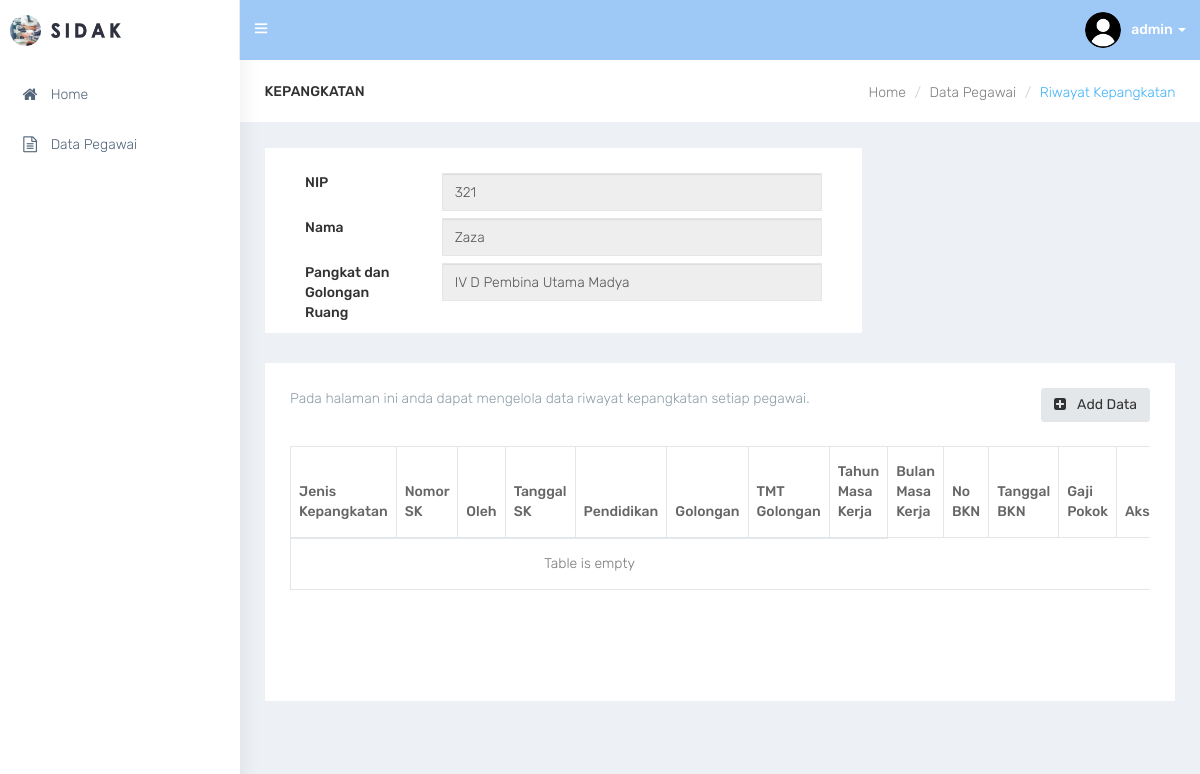
Before: /kepangkatan/3 (signed in) with the older database file.
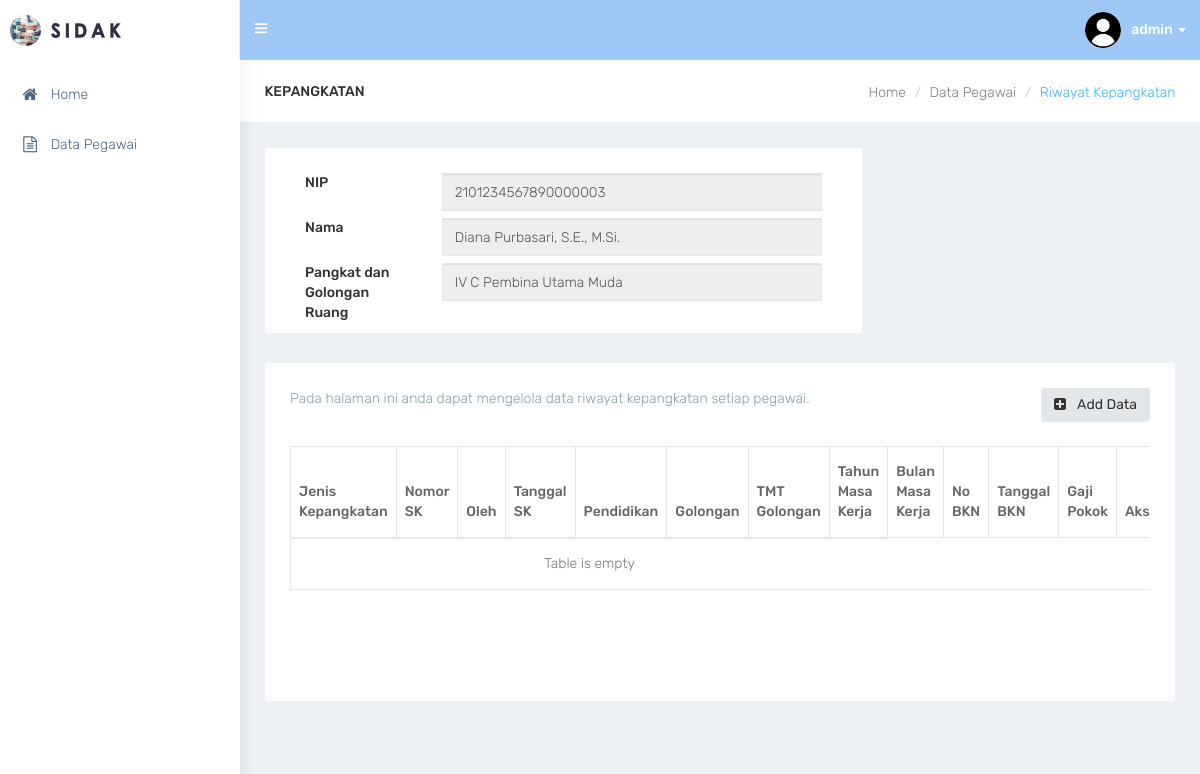
After: the same page with the newer database file.
### tables this page shows
CREATE TABLE `user` (
  `us_id` int(11) NOT NULL,
  `ac_id` int(11) NOT NULL,
  `us_username` varchar(30) NOT NULL,
  `us_password` varchar(100) NOT NULL,
  `us_photo` varchar(100) NOT NULL,
  `us_email` varchar(30) NOT NULL
);

CREATE TABLE `pegawai` (
  `pe_id` int(11) NOT NULL,
  `pe_nama` varchar(255) NOT NULL,
  `pe_nip` varchar(30) NOT NULL,
  `pa_id` int(11) NOT NULL,
  `pe_tempat_lahir` varchar(100) NOT NULL,
  `pe_tanggal_lahir` date NOT NULL,
  `pe_jenis_kelamin` varchar(20) NOT NULL,
  `ag_id` int(11) NOT NULL,
  `st_id` int(11) NOT NULL,
  `pe_no_hp` varchar(15) NOT NULL,
  `pe_email` varchar(100) NOT NULL,
  `pe_no_bpjs` varchar(30) NOT NULL,
  `pr_id` char(2) NOT NULL,
  `kb_id` char(4) NOT NULL,
  `kc_id` char(7) NOT NULL,
  `kl_id` char(10) NOT NULL,
  `pe_alamat` varchar(255) NOT NULL,
  `pe_hobi` varchar(100) NOT NULL
);

CREATE TABLE `pangkat` (
  `pa_id` int(11) NOT NULL,
  `pa_keterangan` varchar(100) NOT NULL
);

### kepangkatan.php (the view, shortened to what this page needs)
<div id="page-wrapper">
    <div class="container-fluid">
        <div class="row bg-title">
            <div class="col-lg-3 col-md-4 col-sm-4 col-xs-12">
                <h4 class="page-title">Kepangkatan</h4>
            </div>
            <div class="col-lg-9 col-sm-8 col-md-8 col-xs-12">
                <ol class="breadcrumb">
                    <li><a href="index">Home</a></li>
                    <li><a href="data">Data Pegawai</a></li>
                    <li class="active">Riwayat Kepangkatan</li>
                </ol>
            </div>
        </div>
        <div class="row">
            <div class="col-sm-12">
                <?php
                    require_once(__DIR__.'/lib/config.php');
                    if (isset($_GET['id'])) {
                        $id = $_GET['id'];
                        $peg_sql = "SELECT * FROM pegawai JOIN pangkat USING(pa_id) WHERE pe_id='$id'";
                        $peg_query = $conn->query($peg_sql);
                        $peg = $peg_query->fetch(PDO::FETCH_OBJ);
                    }
                ?>
            </div>
        </div>
        <div class="row">
            <div class="col-sm-8">
                <div class="white-box">
                    <form>
                        <div class="form-group">
                            <label class="col-sm-3">NIP</label>
                            <div class="col-sm-9"><input type="text" name="nip" class="form-control" value="<?php echo $peg->pe_nip; ?>" disabled></div>
                            <br>
                        </div>
                        <div class="form-group">
                            <label class="col-sm-3">Nama</label>
                            <div class="col-sm-9"><input type="text" name="nama" class="form-control" value="<?php echo $peg->pe_nama; ?>" disabled></div>
                            <br>
                        </div>
                        <div class="form-group">
                            <label class="col-sm-3">Pangkat dan Golongan Ruang</label>
                            <div class="col-sm-9"><input type="text" name="pangkat" class="form-control" value="<?php echo $peg->pa_keterangan; ?>" disabled></div>
                            <br>
                        </div>
                    </form>
                </div>
            </div>
        </div>
        <div class="row">
            <div class="col-sm-12">
                <div class="white-box">
                    <a href="kepangkatan-add/<?php echo $id ?>" class="btn btn-default pull-right m-l-20 hidden-xs hidden-sm waves-effect waves-light"><i class="fa fa-plus-square fa-fw" aria-hidden="true"></i> Add Data</a>
                    <p class="text-muted">Pada halaman ini anda dapat mengelola data riwayat kepangkatan setiap pegawai.</p><br>
                    <div class="table-responsive">
                        <table class="table table-bordered" id="table_id">
                            <thead>
                                <tr>
                                    <th>Jenis Kepangkatan</th>
                                    <th>Nomor SK</th>
                                    <th>Oleh</th>
                                    <th>Tanggal SK</th>
                                    <th>Pendidikan</th>
                                    <th>Golongan</th>
                                    <th>TMT Golongan</th>
                                    <th>Tahun Masa Kerja</th>
                                    <th>Bulan Masa Kerja</th>
                                    <th>No BKN</th>
                                    <th>Tanggal BKN</th>
                                    <th>Gaji Pokok</th>
                                    <th>Aksi</th>
                                </tr>
                            </thead>
                            <tbody>
                                <?php
                                    $sql = "SELECT * FROM kepangkatan JOIN jenis_kepangkatan USING(jp_id) JOIN tingkat_pendidikan USING(tp_id) JOIN pangkat USING(pa_id) WHERE pe_id='$id'";
                                    $query = $conn->query($sql);
                                    $check = $query->rowCount();
                                    if ($check >= 1) {
                                        while($data = $query->fetch(PDO::FETCH_OBJ)){
                                            echo '
                                            <tr>
                                            <td>'.$data->jp_keterangan.'</td>
                                            <td>'.$data->kp_no_sk.'</td>
                                            <td>'.$data->kp_oleh.'</td>
                                            <td>'.date("d/m/Y", strtotime($data->kp_tanggal_sk)).'</td>
                                            <td>'.$data->tp_jenjang.'</td>
                                            <td>'.$data->pa_keterangan.'</td>
                                            <td>'.date("d/m/Y", strtotime($data->kp_tmt_golongan)).'</td>
                                            <td>'.$data->kp_tahun_masa_kerja.' tahun</td>
                                            <td>'.$data->kp_bulan_masa_kerja.' bulan</td>
                                            <td>'.$data->kp_no_bkn.'</td>
                                            <td>'.date("d/m/Y", strtotime($data->kp_tanggal_bkn)).'</td>
                                            <td>'.$data->kp_gaji.'</td>
                                            <td>
                                                <a href="kepangkatan-edit/'.$data->kp_id.'" class="btn btn-default waves-effect waves-light"><i class="fa fa-pencil fa-fw" aria-hidden="true"></i></a>
                                            </td>
                                            </tr>';
                                        }
                                    }
                                    else{
                                        echo "
                                        <tr>
                                        <td colspan='8' style='text-align:center;'>Table is empty</td>
                                        </tr>";
                                    }
                                ?>
                            </tbody>
                        </table><br><br><br><br>
                    </div>
                </div>
            </div>
        </div>
    </div>
</div>

### index.php (shortened to what this page needs)
<?php
    $page = $_GET['page'];
    switch ($page) {
        default:
            require_once "index-base.php";
            break;
    }
?>

### index-base.php
<!DOCTYPE html>
<html lang="en">
<head>
    <?php require_once "lib/lib-plugins.php"; ?>
</head>
<body class="fix-header">
    <div id="wrapper">
        <?php require_once "lib/lib-topbar.php"; ?>
        <?php require_once "lib/lib-nav.php"; ?>
        <?php require_once "lib/lib-url.php"; ?>
    </div>
</body>
</html>

### lib/lib-plugins.php (shortened to what this page needs)
<link href="css/bootstrap.min.css" rel="stylesheet">
<link href="plugins/bower_components/sidebar-nav/dist/sidebar-nav.min.css" rel="stylesheet">
<link href="plugins/bower_components/toast-master/css/jquery.toast.css" rel="stylesheet">
<link href="plugins/bower_components/morrisjs/morris.css" rel="stylesheet">
<link href="plugins/bower_components/chartist-js/dist/chartist.min.css" rel="stylesheet">
<link href="plugins/bower_components/chartist-plugin-tooltip-master/dist/chartist-plugin-tooltip.css" rel="stylesheet">
<link href="css/animate.css" rel="stylesheet">
<link href="css/style.css" rel="stylesheet">
<link href="css/default.css" id="theme" rel="stylesheet">
<link rel="stylesheet" type="text/css" href="plugins/bower_components/datatables/css/dataTables.bootstrap.css">
<link rel="stylesheet" href="https://cdnjs.cloudflare.com/ajax/libs/bootstrap-datepicker/1.4.1/css/bootstrap-datepicker3.css"/>

### lib/lib-topbar.php (shortened to what this page needs)
<nav class="navbar navbar-default navbar-static-top m-b-0">
    <div class="navbar-header" style="background: #9ec9f6;">
        <div class="top-left-part">
            <a class="logo" href="index">
                <b>
                <img src="images/admin-lg.png" alt="home" class="light-logo" style="max-height: 31px;" /></b>
                <span class="hidden-xs">
                <img src="images/admin-tx.png" alt="home" class="light-logo" style="max-height: 15px;" /></span>
            </a>
        </div>
        <ul class="nav navbar-top-links navbar-left">
            <li><a href="javascript:void(0)" class="open-close waves-effect waves-light"><i class="ti-menu"></i></a></li>
        </ul>
        <?php
            require_once(__DIR__.'/config.php');
            $id = $_SESSION['id'];
            $sql = "SELECT * FROM user JOIN access_control USING(ac_id) WHERE us_id='$id'";
            $query = $conn->query($sql);
            $data = $query->fetch(PDO::FETCH_OBJ);
        ?>
        <ul class="nav navbar-top-links navbar-right pull-right">
            <li class="dropdown">
                <a class="dropdown-toggle profile-pic" data-toggle="dropdown" href="#"> <img src="images/user/<?php echo $data->us_photo;?>" alt="user-img" width="36" class="img-circle"><b class="hidden-xs"><?php echo $data->us_username;?> </b><span class="caret"></span> </a>
            </li>
        </ul>
    </div>
</nav>

### lib/lib-nav.php (shortened to what this page needs)
<div class="navbar-default sidebar" role="navigation">
    <div class="sidebar-nav slimscrollsidebar">
        <div class="sidebar-head">
            <h3><span class="fa-fw open-close"><i class="ti-close ti-menu"></i></span> <span class="hide-menu">Navigation</span></h3>
        </div>
        <ul class="nav" id="side-menu">
            <li style="padding: 70px 0 0;"><a href="index"><i class="fa fa-home fa-fw" aria-hidden="true"></i> Home</a></li>
            <li><a href="data"><i class="fa fa-file-text-o fa-fw" aria-hidden="true"></i> Data Pegawai</a></li>
        </ul>
    </div>
</div>

### lib/lib-url.php (shortened to what this page needs)
<?php
	if(isset($_GET['page'])){
		$page = $_GET['page'];
	}
	switch ($page) {
		case 'kepangkatan':
			require_once "kepangkatan.php";
			break;
	}
?>

### css/default.css (style rules this page uses)
body { background: #fff; }
.top-left-part { background: #fff; }
.top-left-part .light-logo { display: inline-block; }
.navbar-header { background: #2f323e; }
.navbar-top-links > li > a { color: #ffffff; }
.sidebar .sidebar-head { background: #ffffff; }
.sidebar .sidebar-head h3 { color: #686868; }
.bg-title .breadcrumb .active { color: #41b3f9; }
.sidebar { background: #fff; box-shadow: 1px 0px 20px rgba(0, 0, 0, 0.08); }
#side-menu li a { color: #54667a; }
#side-menu li a { color: #54667a; border-left: 0px solid #fff; }
#side-menu > li > a { border-left: 3px solid transperant; }

Changed rows visible on the page:
changed pegawai: nip "321" → "2101234567890000003"; nama "Zaza" → "Diana Purbasari, S.E., M.Si."; pangkat "IV D Pembina Utama Madya" → "IV C Pembina Utama Muda"
